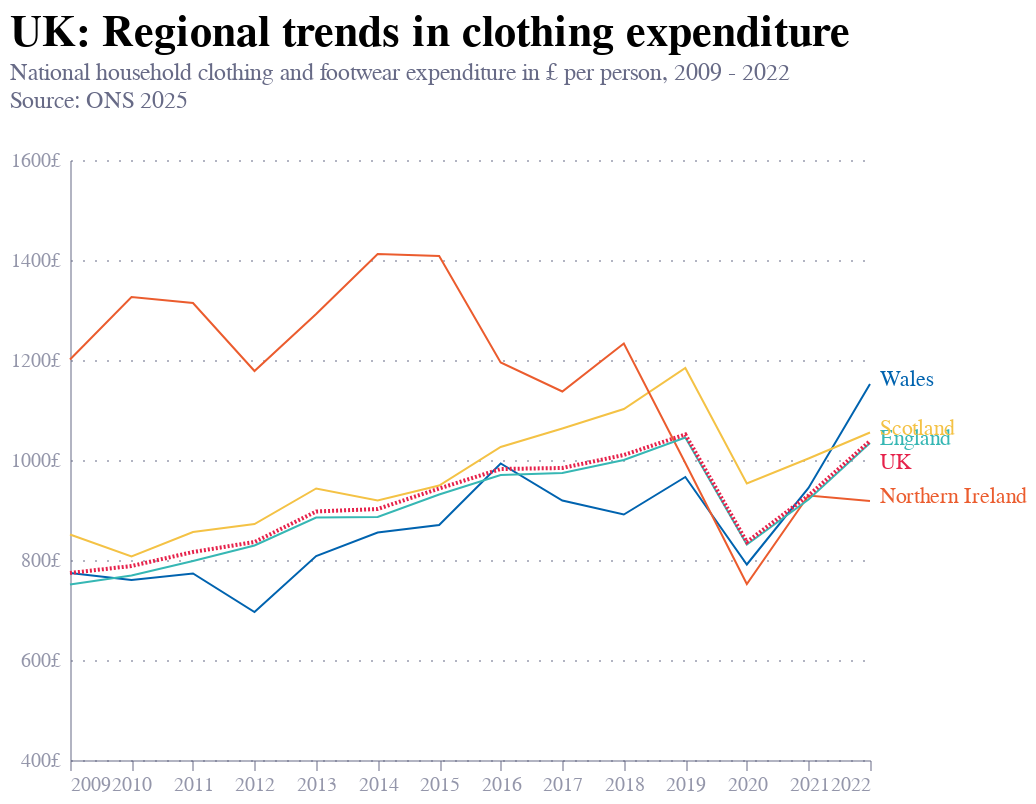

The notebook cell this image was saved under:
### Code cell
final_chart.save("clothing.json")
final_chart.save("clothing.png", scale_factor=3.0)
final_chart.save("clothing.svg")
final_chart

### Figure 1 — Vega-Lite specification as saved in the notebook (floating-point values rounded to 4 significant figures)
{"config": {"font": "Circular Std", "mark": {"line": {"interpolate": "monotone"}}, "view": {"stroke": "transparent", "width": 400, "height": 300}, "range": {"category": ["#36B7B4", "#E6224B", "#F4C245", "#0063AF", "#00A767", "#179FDB", "#EB5C2E"], "diverging": ["#E6224B", "#E54753", "#C9C9C9", "#179FDB", "#122B39"], "heatmap": ["#C9C9C9", "#179FDB", "#0063AF", "#122B39"], "ordinal": ["#00A767", "#36B7B4", "#179FDB", "#0063AF", "#243B5A"]}, "axisX": {"domainColor": "#676A86", "domainOpacity": 0.5, "grid": false, "labelAngle": 0, "labelColor": "#676A86", "labelOpacity": 0.7, "orient": "bottom", "tickColor": "#676A86", "tickCount": 10, "tickOpacity": 0.5, "title": false, "titleAlign": "center", "titleAnchor": "middle", "titleColor": "#676A86", "titleFontSize": 12, "titleOpacity": 0.8, "titleY": -15}, "axisY": {"domainColor": "#676A86", "domainOpacity": 0.5, "gridColor": "#676A86", "gridDash": [1, 5], "gridOpacity": 0.5, "labelColor": "#676A86", "labelOpacity": 0.7, "labelPadding": 5, "tickColor": "#676A86", "tickCount": 8, "tickOpacity": 0.5, "ticks": false, "titleAlign": "left", "titleAngle": 0, "titleBaseline": "bottom", "titleColor": "#676A86", "titleFontSize": 12, "titleOpacity": 0.8, "titleX": 0, "titleY": -7}}, "layer": [{"data": {"name": "data-77eb587ef9fe7392bbc0358717f051dc"}, "mark": {"type": "line", "strokeWidth": 1}, "encoding": {"color": {"field": "Region name", "legend": null, "scale": {"range": ["#36B7B4", "#EB5C2E", "#F4C245", "#0063AF", "#00A767"]}, "type": "ordinal"}, "tooltip": [{"field": "Year", "type": "nominal"}, {"field": "Region name", "type": "nominal"}, {"field": "Value", "type": "quantitative"}], "x": {"field": "Year", "type": "temporal"}, "y": {"axis": {"labelExpr": "datum.value+'£'", "title": null}, "field": "Value", "scale": {"domain": [400, 1600]}, "type": "quantitative"}}, "title": {"text": ["UK: Regional trends in clothing expenditure"], "subtitle": ["National household clothing and footwear expenditure in £ per person, 2009 - 2022", "Source: ONS 2025", ""], "subtitleColor": "#676A86", "anchor": "start", "fontSize": 22}, "transform": [{"filter": "(datum['Region name'] !== 'UK')"}]}, {"data": {"name": "data-10970ed74b9ebfb2d79c3729e0045b44"}, "mark": {"type": "line", "strokeDash": [1, 1], "strokeWidth": 2}, "encoding": {"color": {"value": "#E6224B"}, "tooltip": [{"field": "Year", "type": "nominal"}, {"field": "Region name", "type": "nominal"}, {"field": "Value", "type": "quantitative"}], "x": {"field": "Year", "type": "temporal"}, "y": {"field": "Value", "type": "quantitative"}}, "transform": [{"filter": "(datum['Region name'] === 'UK')"}]}, {"data": {"name": "data-1d498e77adbd5b268d8cbad05489e87f"}, "mark": {"type": "text", "align": "left", "dx": 5, "dy": -2}, "encoding": {"color": {"field": "Region name", "type": "ordinal"}, "text": {"field": "Region name", "type": "ordinal"}, "x": {"field": "Year", "type": "temporal"}, "y": {"field": "Value", "type": "quantitative"}}, "transform": [{"filter": "(datum['Region name'] !== 'UK')"}]}, {"data": {"name": "data-7ad8ee5fad5979e2c1a37f25e47b0822"}, "mark": {"type": "text", "align": "left", "dx": 5, "dy": 11}, "encoding": {"color": {"value": "#E6224B"}, "text": {"field": "Region name", "type": "ordinal"}, "x": {"field": "Year", "type": "temporal"}, "y": {"field": "Value", "type": "quantitative"}}}], "$schema": "https://vega.github.io/schema/vega-lite/v5.20.1.json", "datasets": {"data-77eb587ef9fe7392bbc0358717f051dc": [{"ITL level": "ITL1", "ITL code": "TLL", "Region name": "Wales", "COICOP code": 3, "Commodity": "Clothing and footwear", "Year": "2009", "Value": 774.0}, {"ITL level": "ITL1", "ITL code": "TLM", "Region name": "Scotland", "COICOP code": 3, "Commodity": "Clothing and footwear", "Year": "2009", "Value": 851.0}, {"ITL level": "ITL1", "ITL code": "TLN", "Region name": "Northern Ireland", "COICOP code": 3, "Commodity": "Clothing and footwear", "Year": "2009", "Value": 1201.0}, {"ITL level": "Other", "ITL code": "TLB", "Region name": "England", "COICOP code": 3, "Commodity": "Clothing and footwear", "Year": "2009", "Value": 751.0}, {"ITL level": "ITL1", "ITL code": "TLL", "Region name": "Wales", "COICOP code": 3, "Commodity": "Clothing and footwear", "Year": "2010", "Value": 760.0}, {"ITL level": "ITL1", "ITL code": "TLM", "Region name": "Scotland", "COICOP code": 3, "Commodity": "Clothing and footwear", "Year": "2010", "Value": 807.0}, {"ITL level": "ITL1", "ITL code": "TLN", "Region name": "Northern Ireland", "COICOP code": 3, "Commodity": "Clothing and footwear", "Year": "2010", "Value": 1326.0}, {"ITL level": "Other", "ITL code": "TLB", "Region name": "England", "COICOP code": 3, "Commodity": "Clothing and footwear", "Year": "2010", "Value": 769.0}, {"ITL level": "ITL1", "ITL code": "TLL", "Region name": "Wales", "COICOP code": 3, "Commodity": "Clothing and footwear", "Year": "2011", "Value": 773.0}, {"ITL level": "ITL1", "ITL code": "TLM", "Region name": "Scotland", "COICOP code": 3, "Commodity": "Clothing and footwear", "Year": "2011", "Value": 856.0}, {"ITL level": "ITL1", "ITL code": "TLN", "Region name": "Northern Ireland", "COICOP code": 3, "Commodity": "Clothing and footwear", "Year": "2011", "Value": 1314.0}, {"ITL level": "Other", "ITL code": "TLB", "Region name": "England", "COICOP code": 3, "Commodity": "Clothing and footwear", "Year": "2011", "Value": 798.0}, {"ITL level": "ITL1", "ITL code": "TLL", "Region name": "Wales", "COICOP code": 3, "Commodity": "Clothing and footwear", "Year": "2012", "Value": 696.0}, {"ITL level": "ITL1", "ITL code": "TLM", "Region name": "Scotland", "COICOP code": 3, "Commodity": "Clothing and footwear", "Year": "2012", "Value": 872.0}, {"ITL level": "ITL1", "ITL code": "TLN", "Region name": "Northern Ireland", "COICOP code": 3, "Commodity": "Clothing and footwear", "Year": "2012", "Value": 1178.0}, {"ITL level": "Other", "ITL code": "TLB", "Region name": "England", "COICOP code": 3, "Commodity": "Clothing and footwear", "Year": "2012", "Value": 829.0}, {"ITL level": "ITL1", "ITL code": "TLL", "Region name": "Wales", "COICOP code": 3, "Commodity": "Clothing and footwear", "Year": "2013", "Value": 808.0}, {"ITL level": "ITL1", "ITL code": "TLM", "Region name": "Scotland", "COICOP code": 3, "Commodity": "Clothing and footwear", "Year": "2013", "Value": 943.0}, {"ITL level": "ITL1", "ITL code": "TLN", "Region name": "Northern Ireland", "COICOP code": 3, "Commodity": "Clothing and footwear", "Year": "2013", "Value": 1292.0}, {"ITL level": "Other", "ITL code": "TLB", "Region name": "England", "COICOP code": 3, "Commodity": "Clothing and footwear", "Year": "2013", "Value": 885.0}, {"ITL level": "ITL1", "ITL code": "TLL", "Region name": "Wales", "COICOP code": 3, "Commodity": "Clothing and footwear", "Year": "2014", "Value": 855.0}, {"ITL level": "ITL1", "ITL code": "TLM", "Region name": "Scotland", "COICOP code": 3, "Commodity": "Clothing and footwear", "Year": "2014", "Value": 919.0}, {"ITL level": "ITL1", "ITL code": "TLN", "Region name": "Northern Ireland", "COICOP code": 3, "Commodity": "Clothing and footwear", "Year": "2014", "Value": 1412.0}, {"ITL level": "Other", "ITL code": "TLB", "Region name": "England", "COICOP code": 3, "Commodity": "Clothing and footwear", "Year": "2014", "Value": 886.0}, {"ITL level": "ITL1", "ITL code": "TLL", "Region name": "Wales", "COICOP code": 3, "Commodity": "Clothing and footwear", "Year": "2015", "Value": 870.0}, {"ITL level": "ITL1", "ITL code": "TLM", "Region name": "Scotland", "COICOP code": 3, "Commodity": "Clothing and footwear", "Year": "2015", "Value": 949.0}, {"ITL level": "ITL1", "ITL code": "TLN", "Region name": "Northern Ireland", "COICOP code": 3, "Commodity": "Clothing and footwear", "Year": "2015", "Value": 1408.0}, {"ITL level": "Other", "ITL code": "TLB", "Region name": "England", "COICOP code": 3, "Commodity": "Clothing and footwear", "Year": "2015", "Value": 931.0}, {"ITL level": "ITL1", "ITL code": "TLL", "Region name": "Wales", "COICOP code": 3, "Commodity": "Clothing and footwear", "Year": "2016", "Value": 993.0}, {"ITL level": "ITL1", "ITL code": "TLM", "Region name": "Scotland", "COICOP code": 3, "Commodity": "Clothing and footwear", "Year": "2016", "Value": 1026.0}, {"ITL level": "ITL1", "ITL code": "TLN", "Region name": "Northern Ireland", "COICOP code": 3, "Commodity": "Clothing and footwear", "Year": "2016", "Value": 1195.0}, {"ITL level": "Other", "ITL code": "TLB", "Region name": "England", "COICOP code": 3, "Commodity": "Clothing and footwear", "Year": "2016", "Value": 970.0}, {"ITL level": "ITL1", "ITL code": "TLL", "Region name": "Wales", "COICOP code": 3, "Commodity": "Clothing and footwear", "Year": "2017", "Value": 919.0}, {"ITL level": "ITL1", "ITL code": "TLM", "Region name": "Scotland", "COICOP code": 3, "Commodity": "Clothing and footwear", "Year": "2017", "Value": 1063.0}, {"ITL level": "ITL1", "ITL code": "TLN", "Region name": "Northern Ireland", "COICOP code": 3, "Commodity": "Clothing and footwear", "Year": "2017", "Value": 1137.0}, {"ITL level": "Other", "ITL code": "TLB", "Region name": "England", "COICOP code": 3, "Commodity": "Clothing and footwear", "Year": "2017", "Value": 974.0}, {"ITL level": "ITL1", "ITL code": "TLL", "Region name": "Wales", "COICOP code": 3, "Commodity": "Clothing and footwear", "Year": "2018", "Value": 891.0}, {"ITL level": "ITL1", "ITL code": "TLM", "Region name": "Scotland", "COICOP code": 3, "Commodity": "Clothing and footwear", "Year": "2018", "Value": 1102.0}, {"ITL level": "ITL1", "ITL code": "TLN", "Region name": "Northern Ireland", "COICOP code": 3, "Commodity": "Clothing and footwear", "Year": "2018", "Value": 1233.0}, {"ITL level": "Other", "ITL code": "TLB", "Region name": "England", "COICOP code": 3, "Commodity": "Clothing and footwear", "Year": "2018", "Value": 1000.0}, {"ITL level": "ITL1", "ITL code": "TLL", "Region name": "Wales", "COICOP code": 3, "Commodity": "Clothing and footwear", "Year": "2019", "Value": 966.0}, {"ITL level": "ITL1", "ITL code": "TLM", "Region name": "Scotland", "COICOP code": 3, "Commodity": "Clothing and footwear", "Year": "2019", "Value": 1184.0}, {"ITL level": "ITL1", "ITL code": "TLN", "Region name": "Northern Ireland", "COICOP code": 3, "Commodity": "Clothing and footwear", "Year": "2019", "Value": 994.0}, {"ITL level": "Other", "ITL code": "TLB", "Region name": "England", "COICOP code": 3, "Commodity": "Clothing and footwear", "Year": "2019", "Value": 1045.0}, {"ITL level": "ITL1", "ITL code": "TLL", "Region name": "Wales", "COICOP code": 3, "Commodity": "Clothing and footwear", "Year": "2020", "Value": 791.0}, {"ITL level": "ITL1", "ITL code": "TLM", "Region name": "Scotland", "COICOP code": 3, "Commodity": "Clothing and footwear", "Year": "2020", "Value": 953.0}, {"ITL level": "ITL1", "ITL code": "TLN", "Region name": "Northern Ireland", "COICOP code": 3, "Commodity": "Clothing and footwear", "Year": "2020", "Value": 752.0}, {"ITL level": "Other", "ITL code": "TLB", "Region name": "England", "COICOP code": 3, "Commodity": "Clothing and footwear", "Year": "2020", "Value": 831.0}, {"ITL level": "ITL1", "ITL code": "TLL", "Region name": "Wales", "COICOP code": 3, "Commodity": "Clothing and footwear", "Year": "2021", "Value": 944.0}, {"ITL level": "ITL1", "ITL code": "TLM", "Region name": "Scotland", "COICOP code": 3, "Commodity": "Clothing and footwear", "Year": "2021", "Value": 1003.0}, {"ITL level": "ITL1", "ITL code": "TLN", "Region name": "Northern Ireland", "COICOP code": 3, "Commodity": "Clothing and footwear", "Year": "2021", "Value": 929.0}, {"ITL level": "Other", "ITL code": "TLB", "Region name": "England", "COICOP code": 3, "Commodity": "Clothing and footwear", "Year": "2021", "Value": 921.0}, {"ITL level": "ITL1", "ITL code": "TLL", "Region name": "Wales", "COICOP code": 3, "Commodity": "Clothing and footwear", "Year": "2022", "Value": 1152.0}, {"ITL level": "ITL1", "ITL code": "TLM", "Region name": "Scotland", "COICOP code": 3, "Commodity": "Clothing and footwear", "Year": "2022", "Value": 1055.0}, {"ITL level": "ITL1", "ITL code": "TLN", "Region name": "Northern Ireland", "COICOP code": 3, "Commodity": "Clothing and footwear", "Year": "2022", "Value": 918.0}, {"ITL level": "Other", "ITL code": "TLB", "Region name": "England", "COICOP code": 3, "Commodity": "Clothing and footwear", "Year": "2022", "Value": 1034.0}], "data-10970ed74b9ebfb2d79c3729e0045b44": [{"ITL level": "UK", "ITL code": "UK", "Region name": "UK", "COICOP code": 3, "Commodity": "Clothing and footwear", "Year": "2009", "Value": 774.0}, {"ITL level": "UK", "ITL code": "UK", "Region name": "UK", "COICOP code": 3, "Commodity": "Clothing and footwear", "Year": "2010", "Value": 788.0}, {"ITL level": "UK", "ITL code": "UK", "Region name": "UK", "COICOP code": 3, "Commodity": "Clothing and footwear", "Year": "2011", "Value": 816.0}, {"ITL level": "UK", "ITL code": "UK", "Region name": "UK", "COICOP code": 3, "Commodity": "Clothing and footwear", "Year": "2012", "Value": 836.0}, {"ITL level": "UK", "ITL code": "UK", "Region name": "UK", "COICOP code": 3, "Commodity": "Clothing and footwear", "Year": "2013", "Value": 897.0}, {"ITL level": "UK", "ITL code": "UK", "Region name": "UK", "COICOP code": 3, "Commodity": "Clothing and footwear", "Year": "2014", "Value": 902.0}, {"ITL level": "UK", "ITL code": "UK", "Region name": "UK", "COICOP code": 3, "Commodity": "Clothing and footwear", "Year": "2015", "Value": 943.0}, {"ITL level": "UK", "ITL code": "UK", "Region name": "UK", "COICOP code": 3, "Commodity": "Clothing and footwear", "Year": "2016", "Value": 982.0}, {"ITL level": "UK", "ITL code": "UK", "Region name": "UK", "COICOP code": 3, "Commodity": "Clothing and footwear", "Year": "2017", "Value": 984.0}, {"ITL level": "UK", "ITL code": "UK", "Region name": "UK", "COICOP code": 3, "Commodity": "Clothing and footwear", "Year": "2018", "Value": 1010.0}, {"ITL level": "UK", "ITL code": "UK", "Region name": "UK", "COICOP code": 3, "Commodity": "Clothing and footwear", "Year": "2019", "Value": 1051.0}, {"ITL level": "UK", "ITL code": "UK", "Region name": "UK", "COICOP code": 3, "Commodity": "Clothing and footwear", "Year": "2020", "Value": 836.0}, {"ITL level": "UK", "ITL code": "UK", "Region name": "UK", "COICOP code": 3, "Commodity": "Clothing and footwear", "Year": "2021", "Value": 929.0}, {"ITL level": "UK", "ITL code": "UK", "Region name": "UK", "COICOP code": 3, "Commodity": "Clothing and footwear", "Year": "2022", "Value": 1038.0}], "data-1d498e77adbd5b268d8cbad05489e87f": [{"Region name": "England", "ITL level": "Other", "ITL code": "TLB", "COICOP code": 3, "Commodity": "Clothing and footwear", "Year": "2022", "Value": 1034.0}, {"Region name": "Northern Ireland", "ITL level": "ITL1", "ITL code": "TLN", "COICOP code": 3, "Commodity": "Clothing and footwear", "Year": "2022", "Value": 918.0}, {"Region name": "Scotland", "ITL level": "ITL1", "ITL code": "TLM", "COICOP code": 3, "Commodity": "Clothing and footwear", "Year": "2022", "Value": 1055.0}, {"Region name": "Wales", "ITL level": "ITL1", "ITL code": "TLL", "COICOP code": 3, "Commodity": "Clothing and footwear", "Year": "2022", "Value": 1152.0}], "data-7ad8ee5fad5979e2c1a37f25e47b0822": [{"Region name": "UK", "ITL level": "UK", "ITL code": "UK", "COICOP code": 3, "Commodity": "Clothing and footwear", "Year": "2022", "Value": 1038.0}]}}
